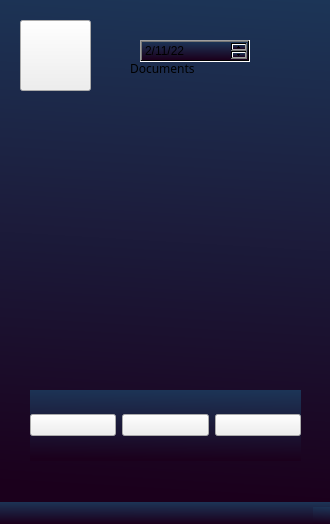
<?xml version="1.0" encoding="UTF-8"?>
<ui version="4.0">
 <class>mainDocuments</class>
 <widget class="QMainWindow" name="mainDocuments">
  <property name="geometry">
   <rect>
    <x>0</x>
    <y>0</y>
    <width>330</width>
    <height>524</height>
   </rect>
  </property>
  <property name="windowTitle">
   <string>MainWindow</string>
  </property>
  <property name="styleSheet">
   <string notr="true">background-color: qlineargradient(spread:pad, x1:0.960591, y1:1, x2:1, y2:0, stop:0 rgb(27, 0, 28), stop:1 rgb(28, 53, 87));</string>
  </property>
  <widget class="QWidget" name="centralwidget">
   <widget class="QPushButton" name="accountAvatar">
    <property name="geometry">
     <rect>
      <x>20</x>
      <y>20</y>
      <width>71</width>
      <height>71</height>
     </rect>
    </property>
    <property name="styleSheet">
     <string notr="true">background-color: none;</string>
    </property>
    <property name="text">
     <string/>
    </property>
    <property name="icon">
     <iconset resource="resources/mycovidrecord.qrc">
      <normaloff>:/images/images/5810431-03.png</normaloff>:/images/images/5810431-03.png</iconset>
    </property>
    <property name="iconSize">
     <size>
      <width>70</width>
      <height>70</height>
     </size>
    </property>
   </widget>
   <widget class="QDateEdit" name="dateEdit">
    <property name="geometry">
     <rect>
      <x>140</x>
      <y>40</y>
      <width>110</width>
      <height>22</height>
     </rect>
    </property>
    <property name="frame">
     <bool>true</bool>
    </property>
    <property name="dateTime">
     <datetime>
      <hour>0</hour>
      <minute>0</minute>
      <second>0</second>
      <year>2022</year>
      <month>11</month>
      <day>2</day>
     </datetime>
    </property>
    <property name="displayFormat">
     <string>d/MM/yy</string>
    </property>
   </widget>
   <widget class="QLabel" name="label">
    <property name="geometry">
     <rect>
      <x>130</x>
      <y>60</y>
      <width>71</width>
      <height>16</height>
     </rect>
    </property>
    <property name="font">
     <font>
      <family>Raleway</family>
     </font>
    </property>
    <property name="layoutDirection">
     <enum>Qt::RightToLeft</enum>
    </property>
    <property name="autoFillBackground">
     <bool>false</bool>
    </property>
    <property name="styleSheet">
     <string notr="true">background-color: none;</string>
    </property>
    <property name="text">
     <string>Documents</string>
    </property>
   </widget>
   <widget class="QWidget" name="">
    <property name="geometry">
     <rect>
      <x>30</x>
      <y>390</y>
      <width>271</width>
      <height>71</height>
     </rect>
    </property>
    <layout class="QHBoxLayout" name="horizontalLayout">
     <property name="spacing">
      <number>-1</number>
     </property>
     <item>
      <widget class="QPushButton" name="pushButton_2">
       <property name="styleSheet">
        <string notr="true">background-color: none;</string>
       </property>
       <property name="text">
        <string/>
       </property>
       <property name="icon">
        <iconset resource="resources/mycovidrecord.qrc">
         <normaloff>:/images/images/5810431-07.png</normaloff>:/images/images/5810431-07.png</iconset>
       </property>
       <property name="iconSize">
        <size>
         <width>80</width>
         <height>80</height>
        </size>
       </property>
      </widget>
     </item>
     <item>
      <widget class="QPushButton" name="pushButton_3">
       <property name="styleSheet">
        <string notr="true">background-color: none;</string>
       </property>
       <property name="text">
        <string/>
       </property>
       <property name="icon">
        <iconset resource="resources/mycovidrecord.qrc">
         <normaloff>:/images/images/5810431-08.png</normaloff>:/images/images/5810431-08.png</iconset>
       </property>
       <property name="iconSize">
        <size>
         <width>80</width>
         <height>80</height>
        </size>
       </property>
      </widget>
     </item>
     <item>
      <widget class="QPushButton" name="pushButton_4">
       <property name="styleSheet">
        <string notr="true">background-color: none;</string>
       </property>
       <property name="text">
        <string/>
       </property>
       <property name="icon">
        <iconset resource="resources/mycovidrecord.qrc">
         <normaloff>:/images/images/5810431-09.png</normaloff>:/images/images/5810431-09.png</iconset>
       </property>
       <property name="iconSize">
        <size>
         <width>80</width>
         <height>80</height>
        </size>
       </property>
      </widget>
     </item>
    </layout>
   </widget>
  </widget>
  <widget class="QMenuBar" name="menubar">
   <property name="geometry">
    <rect>
     <x>0</x>
     <y>0</y>
     <width>330</width>
     <height>24</height>
    </rect>
   </property>
  </widget>
  <widget class="QStatusBar" name="statusbar"/>
 </widget>
 <resources>
  <include location="resources/mycovidrecord.qrc"/>
 </resources>
 <connections/>
</ui>
